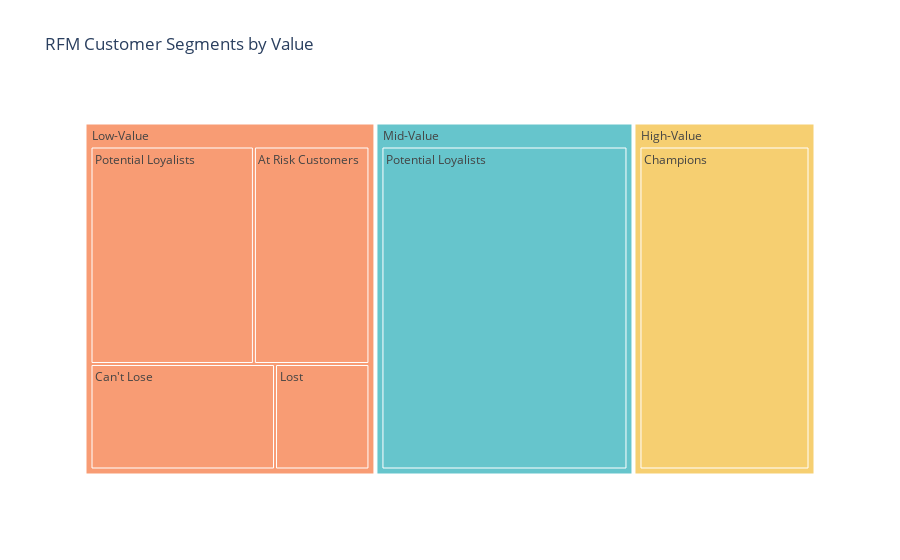
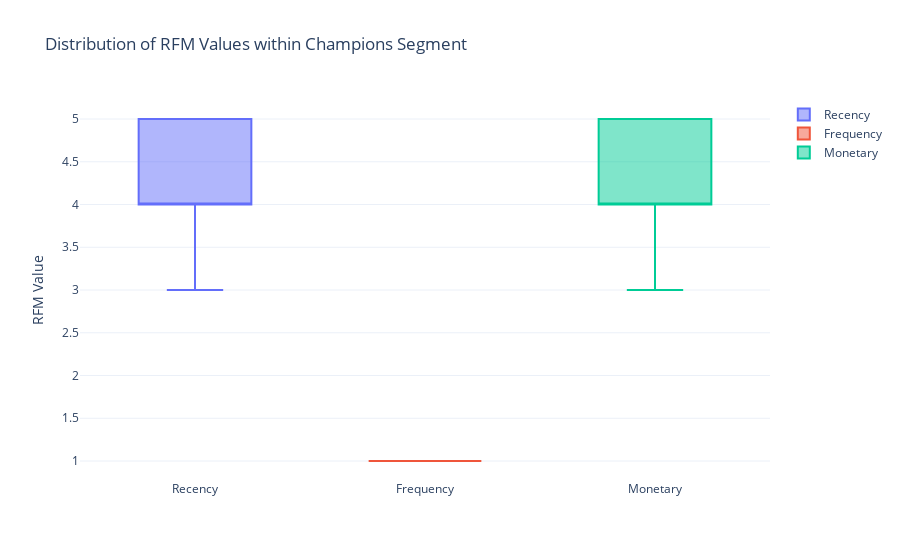
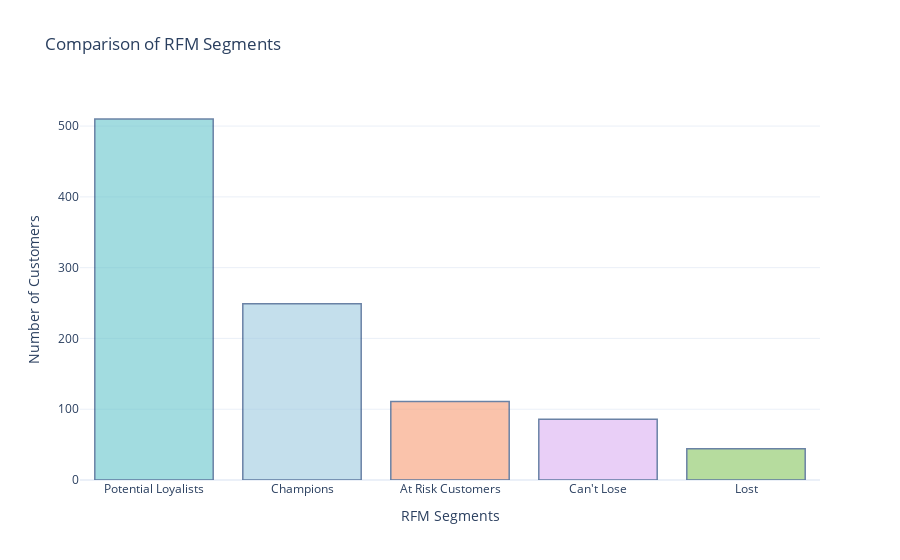
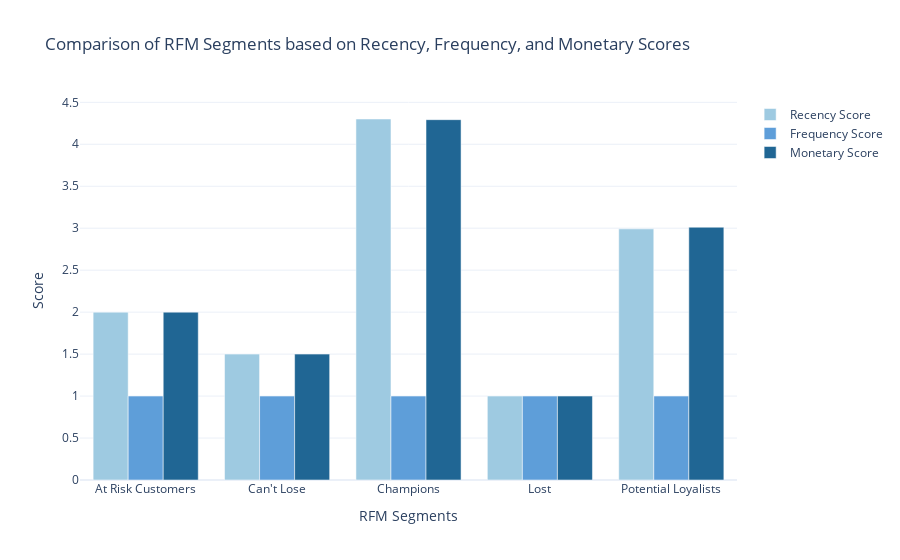

Notebook code for these charts, in order:
### Code cell
import plotly.express as px
import plotly.graph_objects as go

# Set the Plotly template
import plotly.io as pio
pio.templates.default = "plotly_white"

# 1. Calculate RFM Customer Segments
data['RFM Customer Segments'] = ''

# Assign RFM segments based on the RFM score
data.loc[data['RFM_Score'] >= 9, 'RFM Customer Segments'] = 'Champions'
data.loc[(data['RFM_Score'] >= 6) & (data['RFM_Score'] < 9), 'RFM Customer Segments'] = 'Potential Loyalists'
data.loc[(data['RFM_Score'] >= 5) & (data['RFM_Score'] < 6), 'RFM Customer Segments'] = 'At Risk Customers'
data.loc[(data['RFM_Score'] >= 4) & (data['RFM_Score'] < 5), 'RFM Customer Segments'] = "Can't Lose"
data.loc[(data['RFM_Score'] >= 3) & (data['RFM_Score'] < 4), 'RFM Customer Segments'] = "Lost"

# Print the updated data with RFM segments
pd.set_option('display.expand_frame_repr', None)
print(data[['CustomerID', 'RFM Customer Segments']])

# 2. RFM Segment Distribution Treemap
segment_product_counts = data.groupby(['Value Segment', 'RFM Customer Segments']).size().reset_index(name='Count')
segment_product_counts = segment_product_counts.sort_values('Count', ascending=False)

fig_treemap_segment_product = px.treemap(segment_product_counts, 
                                         path=['Value Segment', 'RFM Customer Segments'], 
                                         values='Count',
                                         color='Value Segment', color_discrete_sequence=px.colors.qualitative.Pastel,
                                         title='RFM Customer Segments by Value')

# 3. Distribution of RFM Values within Champions Segment (Box Plots)
# Filter the data to include only the customers in the Champions segment
champions_segment = data[data['RFM Customer Segments'] == 'Champions']

fig_box_champions = go.Figure()
fig_box_champions.add_trace(go.Box(y=champions_segment['RecencyScore'], name='Recency'))
fig_box_champions.add_trace(go.Box(y=champions_segment['FrequencyScore'], name='Frequency'))
fig_box_champions.add_trace(go.Box(y=champions_segment['MonetaryScore'], name='Monetary'))

fig_box_champions.update_layout(title='Distribution of RFM Values within Champions Segment',
                                yaxis_title='RFM Value',
                                showlegend=True)

# 4. Comparison of RFM Segments (Bar Chart)
import plotly.colors
pastel_colors = plotly.colors.qualitative.Pastel

segment_counts = data['RFM Customer Segments'].value_counts()

fig_segment_counts = go.Figure(data=[go.Bar(x=segment_counts.index, y=segment_counts.values,
                            marker=dict(color=pastel_colors))])

# Set the color of the Champions segment as a different color
champions_color = 'rgb(158, 202, 225)'
fig_segment_counts.update_traces(marker_color=[champions_color if segment == 'Champions' else pastel_colors[i]
                                for i, segment in enumerate(segment_counts.index)],
                  marker_line_color='rgb(8, 48, 107)',
                  marker_line_width=1.5, opacity=0.6)

fig_segment_counts.update_layout(title='Comparison of RFM Segments',
                  xaxis_title='RFM Segments',
                  yaxis_title='Number of Customers',
                  showlegend=False)

# 5. Comparison of RFM Segments based on Recency, Frequency, and Monetary Scores (Grouped Bar Chart)
segment_scores = data.groupby('RFM Customer Segments')[['RecencyScore', 'FrequencyScore', 'MonetaryScore']].mean().reset_index()


fig_segment_scores = go.Figure()

# Add bars for Recency score
fig_segment_scores.add_trace(go.Bar(
    x=segment_scores['RFM Customer Segments'],
    y=segment_scores['RecencyScore'],
    name='Recency Score',
    marker_color='rgb(158,202,225)'
))

# Add bars for Frequency score
fig_segment_scores.add_trace(go.Bar(
    x=segment_scores['RFM Customer Segments'],
    y=segment_scores['FrequencyScore'],
    name='Frequency Score',
    marker_color='rgb(94,158,217)'
))

# Add bars for Monetary score
fig_segment_scores.add_trace(go.Bar(
    x=segment_scores['RFM Customer Segments'],
    y=segment_scores['MonetaryScore'],
    name='Monetary Score',
    marker_color='rgb(32,102,148)'
))

fig_segment_scores.update_layout(
    title='Comparison of RFM Segments based on Recency, Frequency, and Monetary Scores',
    xaxis_title='RFM Segments',
    yaxis_title='Score',
    barmode='group',
    showlegend=True)

# Display the figures
fig_treemap_segment_product.show()
fig_box_champions.show()
fig_segment_counts.show()
fig_segment_scores.show()

### Figure 1 — Plotly figure (JSON) as saved in the notebook; plotly's stock layout.template omitted (floating-point values rounded to 4 significant figures)
{"data": [{"branchvalues": "total", "customdata": [["Mid-Value"], ["High-Value"], ["Low-Value"], ["Mid-Value"], ["High-Value"], ["High-Value"], ["Low-Value"], ["Mid-Value"], ["High-Value"], ["Low-Value"], ["Low-Value"], ["Mid-Value"], ["High-Value"], ["Low-Value"], ["Mid-Value"], ["Low-Value"], ["Mid-Value"], ["High-Value"]], "domain": {"x": [0, 1], "y": [0, 1]}, "hovertemplate": "labels=%{label}<br>Count=%{value}<br>parent=%{parent}<br>id=%{id}<br>Value Segment=%{customdata[0]}<extra></extra>", "ids": ["Mid-Value/At Risk Customers", "High-Value/Lost", "Low-Value/Potential Loyalists", "Mid-Value/Potential Loyalists", "High-Value/Potential Loyalists", "High-Value/At Risk Customers", "Low-Value/Can't Lose", "Mid-Value/Can't Lose", "High-Value/Can't Lose", "Low-Value/Champions", "Low-Value/At Risk Customers", "Mid-Value/Champions", "High-Value/Champions", "Low-Value/Lost", "Mid-Value/Lost", "Low-Value", "Mid-Value", "High-Value"], "labels": ["At Risk Customers", "Lost", "Potential Loyalists", "Potential Loyalists", "Potential Loyalists", "At Risk Customers", "Can't Lose", "Can't Lose", "Can't Lose", "Champions", "At Risk Customers", "Champions", "Champions", "Lost", "Lost", "Low-Value", "Mid-Value", "High-Value"], "marker": {"colors": ["rgb(102, 197, 204)", "rgb(246, 207, 113)", "rgb(248, 156, 116)", "rgb(102, 197, 204)", "rgb(246, 207, 113)", "rgb(246, 207, 113)", "rgb(248, 156, 116)", "rgb(102, 197, 204)", "rgb(246, 207, 113)", "rgb(248, 156, 116)", "rgb(248, 156, 116)", "rgb(102, 197, 204)", "rgb(246, 207, 113)", "rgb(248, 156, 116)", "rgb(102, 197, 204)", "rgb(248, 156, 116)", "rgb(102, 197, 204)", "rgb(246, 207, 113)"]}, "name": "", "parents": ["Mid-Value", "High-Value", "Low-Value", "Mid-Value", "High-Value", "High-Value", "Low-Value", "Mid-Value", "High-Value", "Low-Value", "Low-Value", "Mid-Value", "High-Value", "Low-Value", "Mid-Value", "", "", ""], "type": "treemap", "values": [0, 0, 157, 353, 0, 0, 86, 0, 0, 0, 111, 0, 249, 44, 0, 398, 353, 249]}], "layout": {"autosize": true, "legend": {"tracegroupgap": 0}, "title": {"text": "RFM Customer Segments by Value"}, "treemapcolorway": ["rgb(102, 197, 204)", "rgb(246, 207, 113)", "rgb(248, 156, 116)", "rgb(220, 176, 242)", "rgb(135, 197, 95)", "rgb(158, 185, 243)", "rgb(254, 136, 177)", "rgb(201, 219, 116)", "rgb(139, 224, 164)", "rgb(180, 151, 231)", "rgb(179, 179, 179)"]}}

### Figure 2 — Plotly figure (JSON) as saved in the notebook; plotly's stock layout.template omitted (floating-point values rounded to 4 significant figures; data arrays with more than 128 entries replaced by an {"elided": "..."} marker saying what was removed)
{"data": [{"name": "Recency", "type": "box", "y": {"elided": "249 int values"}}, {"name": "Frequency", "type": "box", "y": {"elided": "249 int values"}}, {"name": "Monetary", "type": "box", "y": {"elided": "249 int values"}}], "layout": {"autosize": true, "showlegend": true, "title": {"text": "Distribution of RFM Values within Champions Segment"}, "xaxis": {"autorange": true, "range": [-0.5, 2.5], "type": "category"}, "yaxis": {"autorange": true, "range": [0.7778, 5.222], "title": {"text": "RFM Value"}, "type": "linear"}}}

### Figure 3 — Plotly figure (JSON) as saved in the notebook; plotly's stock layout.template omitted (floating-point values rounded to 4 significant figures)
{"data": [{"marker": {"color": ["rgb(102, 197, 204)", "rgb(158, 202, 225)", "rgb(248, 156, 116)", "rgb(220, 176, 242)", "rgb(135, 197, 95)"], "line": {"color": "rgb(8, 48, 107)", "width": 1.5}}, "opacity": 0.6, "type": "bar", "x": ["Potential Loyalists", "Champions", "At Risk Customers", "Can't Lose", "Lost"], "y": [510, 249, 111, 86, 44]}], "layout": {"autosize": true, "showlegend": false, "title": {"text": "Comparison of RFM Segments"}, "xaxis": {"autorange": true, "range": [-0.5, 4.5], "title": {"text": "RFM Segments"}, "type": "category"}, "yaxis": {"autorange": true, "range": [0, 536.8], "title": {"text": "Number of Customers"}, "type": "linear"}}}

### Figure 4 — Plotly figure (JSON) as saved in the notebook; plotly's stock layout.template omitted (floating-point values rounded to 4 significant figures)
{"data": [{"marker": {"color": "rgb(158,202,225)"}, "name": "Recency Score", "type": "bar", "x": ["At Risk Customers", "Can't Lose", "Champions", "Lost", "Potential Loyalists"], "y": [2, 1.5, 4.301, 1, 2.992]}, {"marker": {"color": "rgb(94,158,217)"}, "name": "Frequency Score", "type": "bar", "x": ["At Risk Customers", "Can't Lose", "Champions", "Lost", "Potential Loyalists"], "y": [1, 1, 1, 1, 1]}, {"marker": {"color": "rgb(32,102,148)"}, "name": "Monetary Score", "type": "bar", "x": ["At Risk Customers", "Can't Lose", "Champions", "Lost", "Potential Loyalists"], "y": [2, 1.5, 4.293, 1, 3.012]}], "layout": {"autosize": true, "barmode": "group", "showlegend": true, "title": {"text": "Comparison of RFM Segments based on Recency, Frequency, and Monetary Scores"}, "xaxis": {"autorange": true, "range": [-0.5, 4.5], "title": {"text": "RFM Segments"}, "type": "category"}, "yaxis": {"autorange": true, "range": [0, 4.528], "title": {"text": "Score"}, "type": "linear"}}}
